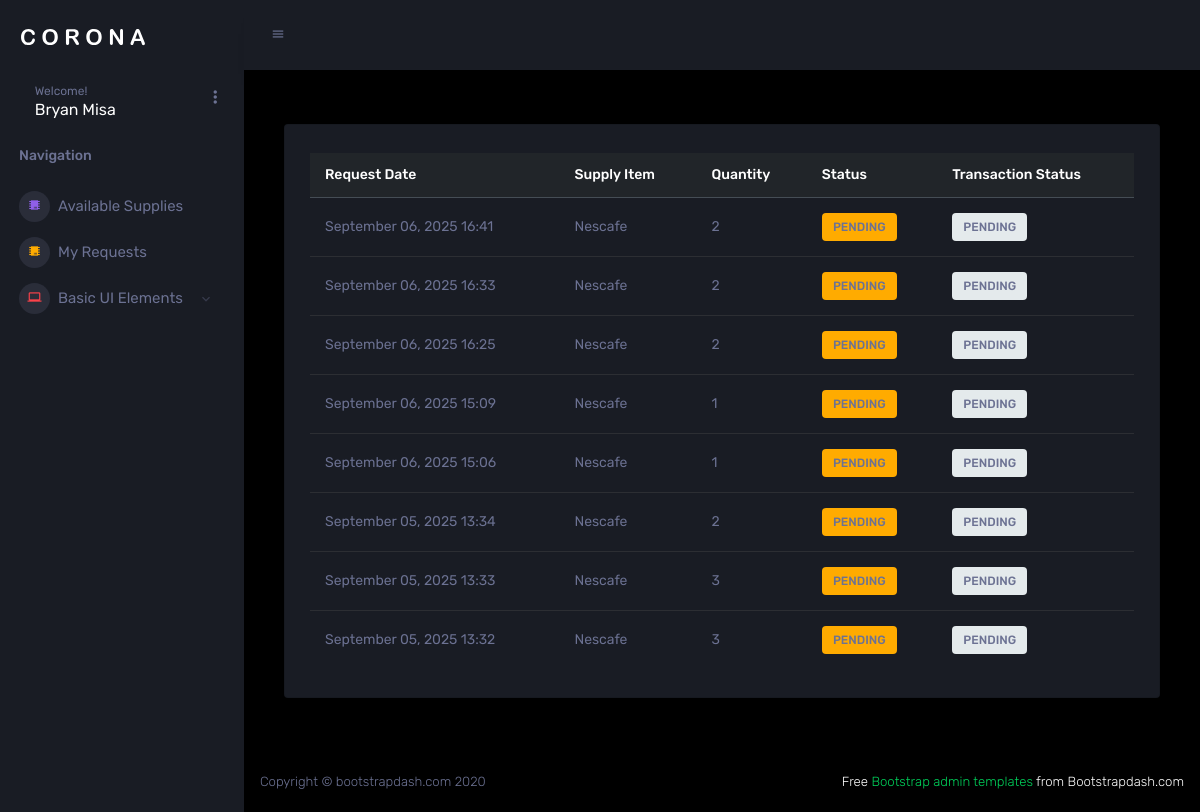
The app's page /customer/supply-requests/ (signed in), older data.
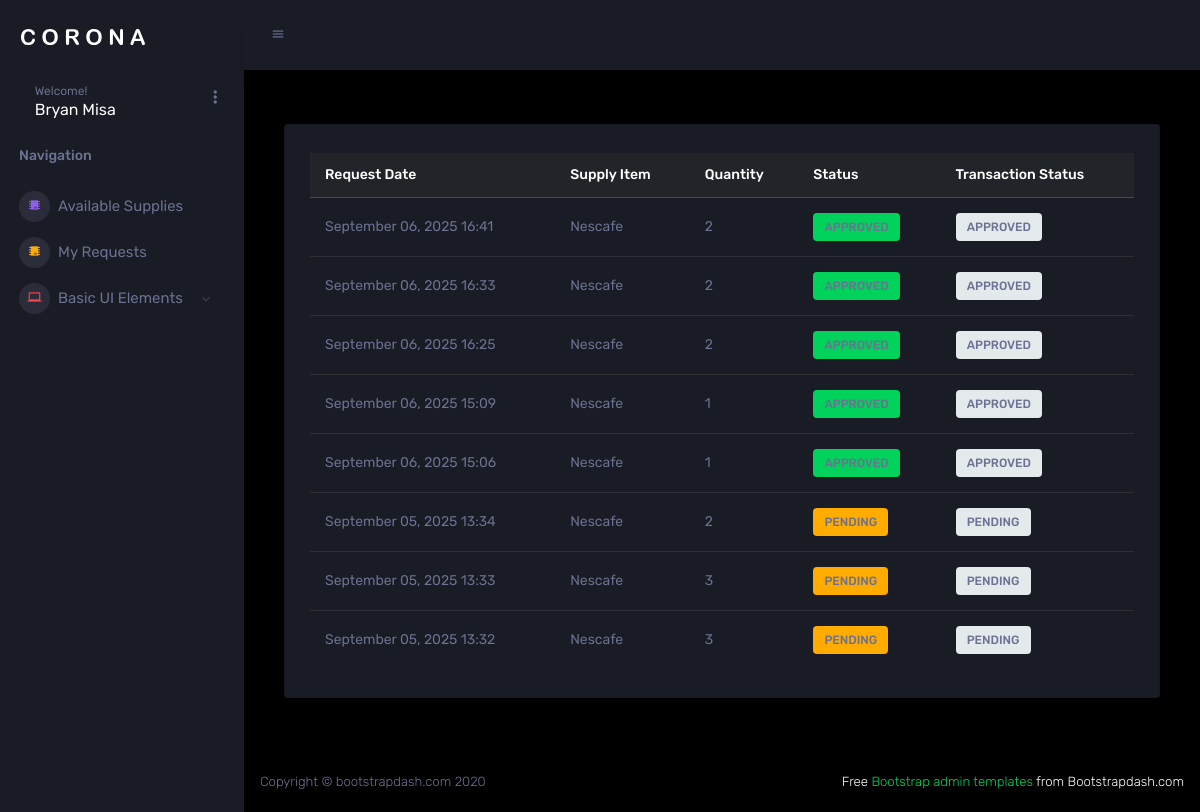
The same page, newer data.
### supply/models.py (models this page shows, shortened)
class CustomUser(AbstractUser):
    USER_TYPE_CHOICES = [
        ('admin', 'Admin'),
        ('supplier', 'Supplier'),
        ('supply_manager', 'Supply Manager'),
        ('customer', 'Customer'),
    ]
    user_type = models.CharField(max_length=20, choices=USER_TYPE_CHOICES, default='admin')
    groups = models.ManyToManyField(
        Group,
        related_name='customuser_set',
        blank=True,
        help_text='The groups this user belongs to.',
        verbose_name='groups'
    )
    user_permissions = models.ManyToManyField(
        Permission,
        related_name='customuser_set',
        blank=True,
        help_text='Specific permissions for this user.',
        verbose_name='user permissions'
    )

class SupplyItemRequest(models.Model):
    supply_item = models.ForeignKey(SupplyItem, on_delete=models.CASCADE)
    customer = models.ForeignKey(CustomerProfile, on_delete=models.CASCADE, default=None, null=True)
    quantity = models.PositiveIntegerField()
    request_date = models.DateTimeField(auto_now_add=True)
    status = models.CharField(
        max_length=20,
        choices=[
            ('PROCESSING', 'Processing'),
            ('COMPLETED', 'Completed'),
            ('REJECTED', 'Rejected'),
            ('FOR_DELIVERY', 'For Delivery'),
            ('DELIVERED', 'Delivered'),
        ],
        default='PENDING'
    )

class SupplyItem(models.Model):
    STATUS_CHOICES = [
        ('ACTIVE', 'Active'),
        ('INACTIVE', 'Inactive'),
        ('DISCONTINUED', 'Discontinued'),
    ]
    item_id = models.CharField(max_length=100, unique=True)  # SKU or barcode
    name = models.CharField(max_length=255)
    quantity = models.PositiveIntegerField(default=0)
    description = models.TextField(blank=True, null=True)
    category = models.CharField(max_length=100)
    unit_of_measure = models.CharField(max_length=50)
    reorder_level = models.PositiveIntegerField(default=10)
    unit_cost = models.DecimalField(max_digits=10, decimal_places=2)
    status = models.CharField(max_length=20, choices=STATUS_CHOICES, default='active')
    supply_image = models.ImageField(upload_to='supply_images/', blank=True, null=True)
    lead_time_days = models.PositiveIntegerField(default=7)
    expiration_date = models.DateField(blank=True, null=True)
    date_added = models.DateTimeField(auto_now_add=True)
    last_updated = models.DateTimeField(auto_now=True)
    created_at = models.DateTimeField(auto_now_add=True)
    updated_at = models.DateTimeField(auto_now=True)
    class Meta:
        ordering = ['name']
        verbose_name = 'Supply Item'
        verbose_name_plural = 'Supply Items'

### supply/views.py (the view)
class CustomerSupplyRequestListView(LoginRequiredMixin, UserPassesTestMixin, ListView):
    model = SupplyItemRequest
    template_name = 'customer/customer_supply_request/customer_supply_request.html'
    context_object_name = 'supply_requests'
    def test_func(self):
        return self.request.user.user_type == 'customer'
    def get_queryset(self):
        return SupplyItemRequest.objects.filter(
            customer=self.request.user.customerprofile
        ).order_by('-request_date')

### assets/templates/customer/customer_supply_request/customer_supply_request.html
{% extends "base/base.html" %}
{% block content %}
<div class="container mt-4">
    <div class="card shadow-lg">
        <div class="card-body">
            {% if supply_requests %}
                <div class="table-responsive">
                    <table class="table table-hover">
                        <thead class="thead-dark">
                            <tr>
                                <th>Request Date</th>
                                <th>Supply Item</th>
                                <th>Quantity</th>
                                <th>Status</th>
                                <th>Transaction Status</th>
                            </tr>
                        </thead>
                        <tbody>
                            {% for request in supply_requests %}
                                <tr>
                                    <td>{{ request.request_date|date:"F d, Y H:i" }}</td>
                                    <td>{{ request.supply_item.name }}</td>
                                    <td>{{ request.quantity }}</td>
                                    <td>
                                        <span class="badge {% if request.status == 'PENDING' %}bg-warning
                                                     {% elif request.status == 'APPROVED' %}bg-success
                                                     {% elif request.status == 'REJECTED' %}bg-danger
                                                     {% endif %}">
                                            {{ request.status }}
                                        </span>
                                    </td>
                                    <td>
                                        <span class="badge {% if request.status == 'NEW' %}bg-info
                                                        {% elif request.status == 'PROCESSING' %}bg-primary
                                                        {% elif request.status == 'COMPLETED' %}bg-success
                                                        {% elif request.status == 'CANCELLED' %}bg-danger
                                                        {% else %}bg-secondary{% endif %}">
                                            {{ request.status }}
                                        </span>
                                    </td>
                                </tr>
                            {% endfor %}
                        </tbody>
                    </table>
                </div>
            {% else %}
                <div class="alert alert-info">
                    You haven't made any supply requests yet.
                </div>
            {% endif %}
        </div>
    </div>
</div>
{% endblock content %}

### assets/templates/base/base.html (shortened to what this page needs)
{% load static %}
<!DOCTYPE html>
<html lang="en">
  <head>
    <link rel="stylesheet" href="{% static 'vendors/mdi/css/materialdesignicons.min.css' %}">
    <link rel="stylesheet" href="{% static 'vendors/css/vendor.bundle.base.css' %}">
    <link rel="stylesheet" href="{% static 'css/style.css' %}">
  </head>
  <body>
      {% include "partials/_sidebar.html" %}
      <div class="container-fluid page-body-wrapper">
        {% include "partials/_navbar.html" %}
        <div class="main-panel">
          <div class="content-wrapper">
            <div class="row">
              <div class="col-lg-12 grid-margin stretch-card">
              {% block content %}
              {% endblock content %}
              </div>
            </div>
          </div>
          {% include "partials/_footer.html" %}
        </div>
      </div>
    </div>
  </body>
</html>

### assets/templates/partials/_sidebar.html (shortened to what this page needs)
{% load static %}
<div class="container-scroller">
      <nav class="sidebar sidebar-offcanvas" id="sidebar">
        <div class="sidebar-brand-wrapper d-none d-lg-flex align-items-center justify-content-center fixed-top">
          <a class="sidebar-brand brand-logo" href="{% static 'index.html' %}"><img src="{% static 'images/logo.svg' %}" alt="logo" /></a>
        </div>
        <ul class="nav">
          <li class="nav-item profile">
            <div class="profile-desc">
              <div class="profile-pic">
                <div class="profile-name">
                  <span>Welcome!</span>
                  <h5 class="mb-0 font-weight-normal">{{ request.user.first_name }} {{ request.user.last_name }}</h5>
                </div>
              </div>
              <a href="#" id="profile-dropdown" data-toggle="dropdown"><i class="mdi mdi-dots-vertical"></i></a>
            </div>
          </li>
          {% if request.user.user_type == 'supply_manager' %}
            {% include "partials/sidebars/_supply_manager_sidebar.html" %}
          {% elif request.user.user_type == 'supplier' %}
            {% include "partials/sidebars/_supplier_sidebar.html" %}
          {% elif request.user.user_type == 'customer' %}
            {% include "partials/sidebars/_customer_sidebar.html" %}
          {% endif %}
        </ul>
      </nav>

### assets/templates/partials/sidebars/_customer_sidebar.html (shortened to what this page needs)
{% load static %}
          <li class="nav-item nav-category">
            <span class="nav-link">Navigation</span>
          </li>
          <li class="nav-item menu-items">
            <a class="nav-link" href="{% url 'supply:customer_requestable_supply' %}">
              <span class="menu-icon">
                <i class="mdi mdi-chip"></i>
              </span>
              <span class="menu-title">Available Supplies</span>
            </a>
          </li>
          <li class="nav-item menu-items">
            <a class="nav-link" href="{% url 'supply:customer_supply_request_list' %}">
              <span class="menu-icon">
                <i class="mdi mdi-chip"></i>
              </span>
              <span class="menu-title">My Requests</span>
            </a>
          </li>
          <li class="nav-item menu-items">
            <a class="nav-link" data-toggle="collapse" href="#ui-basic" aria-expanded="false" aria-controls="ui-basic">
              <span class="menu-icon">
                <i class="mdi mdi-laptop"></i>
              </span>
              <span class="menu-title">Basic UI Elements</span>
              <i class="menu-arrow"></i>
            </a>
          </li>

### assets/templates/partials/_navbar.html (shortened to what this page needs)
       {% load static %}
        <nav class="navbar p-0 fixed-top d-flex flex-row">
          <div class="navbar-menu-wrapper flex-grow d-flex align-items-stretch">
            <button class="navbar-toggler navbar-toggler align-self-center" type="button" data-toggle="minimize">
              <span class="mdi mdi-menu"></span>
            </button>
          </div>
        </nav>

### assets/templates/partials/_footer.html
          <footer class="footer">
            <div class="d-sm-flex justify-content-center justify-content-sm-between">
              <span class="text-muted d-block text-center text-sm-left d-sm-inline-block">Copyright © bootstrapdash.com 2020</span>
              <span class="float-none float-sm-right d-block mt-1 mt-sm-0 text-center"> Free <a href="https://www.bootstrapdash.com/bootstrap-admin-template/" target="_blank">Bootstrap admin templates</a> from Bootstrapdash.com</span>
            </div>
          </footer>

### assets/templates/partials/_scripts.html (shortened to what this page needs)
{% load static %}

Row changes from the older to the newer data that the page shows:
changed SupplyItemRequest "September 06, 2025 16:41": status "PENDING" → "APPROVED"; status "PENDING" → (not shown)
changed SupplyItemRequest "September 06, 2025 16:33": status "PENDING" → "APPROVED"; status "PENDING" → (not shown)
changed SupplyItemRequest "September 06, 2025 16:25": status "PENDING" → "APPROVED"; status "PENDING" → (not shown)
changed SupplyItemRequest "September 06, 2025 15:09": status "PENDING" → "APPROVED"; status "PENDING" → (not shown)
changed SupplyItemRequest "September 06, 2025 15:06": status "PENDING" → "APPROVED"; status "PENDING" → (not shown)
